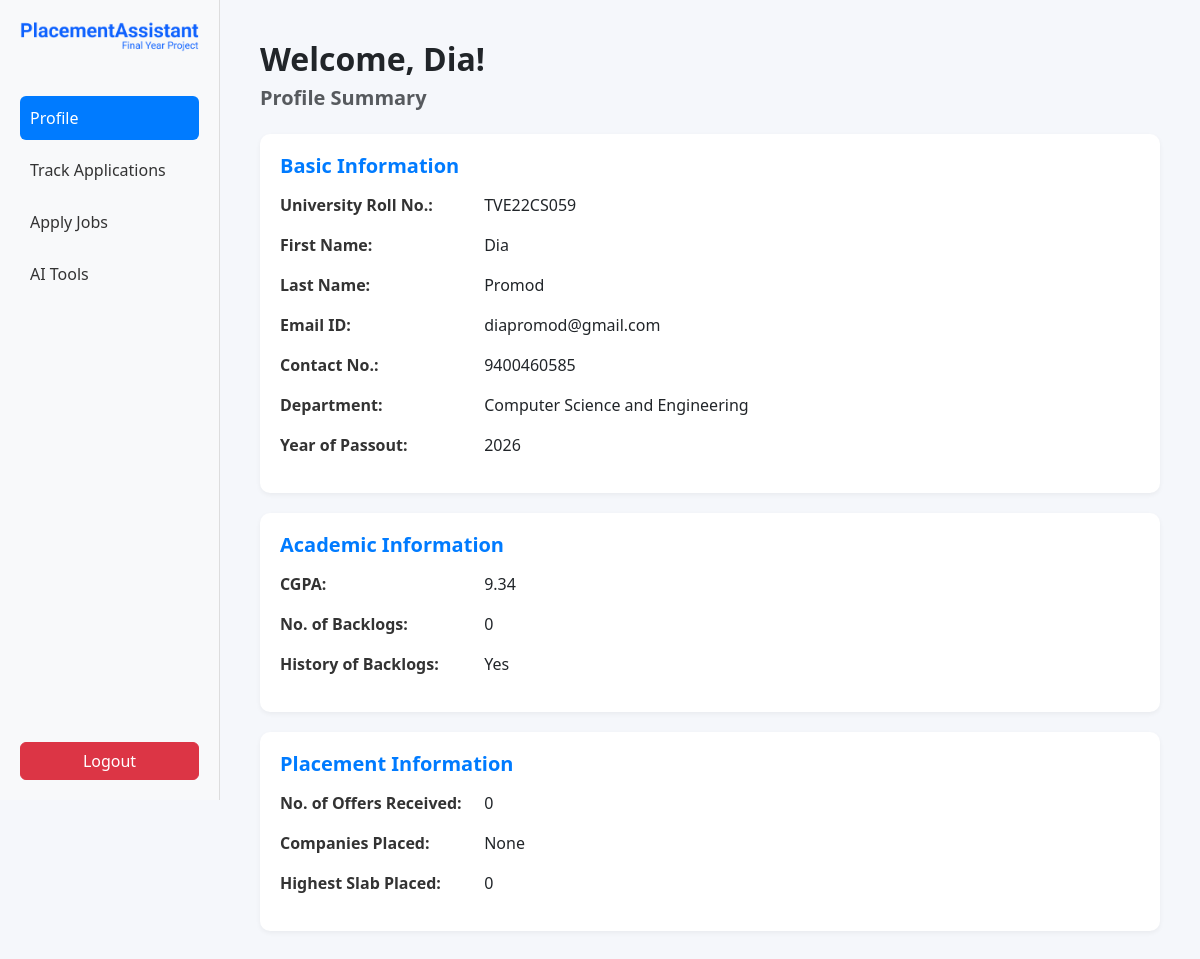
Screenshot of /students/profile/ (signed in) with the database file from the repository.
### users/models.py (models this page shows, shortened)
class StudentProfile(models.Model):
    user = models.OneToOneField(CustomUser, on_delete=models.CASCADE, related_name="student_profile")
    first_name = models.CharField(max_length=100)
    last_name = models.CharField(max_length=100)
    email = models.EmailField(unique=True)
    contact_no = models.CharField(max_length=15)
    university_roll_no = models.CharField(max_length=20, unique=True)
    department = models.CharField(max_length=100)
    year_of_passout = models.IntegerField()
    cgpa = models.DecimalField(max_digits=4, decimal_places=2, null=True, blank=True)
    active_backlogs = models.IntegerField(default=0)
    history_of_backlogs = models.BooleanField(default=False)
    offers_received = models.IntegerField(default=0)
    companies_placed = models.TextField(blank=True, null=True)  # comma-separated list
    highest_slab_placed = models.IntegerField(default=0, choices=[
        (0, "Not Placed"),
        (1, "Slab 1 (<6 LPA)"),
        (2, "Slab 2 (6–12 LPA)"),
        (3, "Slab 3 (>=12 LPA)")
    ])

### students/views.py (the view)
# urls.py: path('profile/', views.student_profile, name='student_profile'),
@login_required
def student_profile(request):
    student = request.user.student_profile
    return render(request, "students/profile.html", {
        "student": student,
    })

### students/templates/students/profile.html (shortened to what this page needs)
{% load static %}
<!DOCTYPE html>
<html lang="en">
<head>
  <link href="https://cdn.jsdelivr.net/npm/bootstrap@5.3.2/dist/css/bootstrap.min.css" rel="stylesheet">
</head>
<body>
  <div class="d-flex">
    <div class="sidebar">
      <div class="logo-container">
          <img src="{% static 'images/logo.png' %}" alt="PlacementAssistant Logo" class="img-fluid logo-img">
      </div>
      <br>
      <a href="{% url 'student_profile' %}" class="active">Profile</a>
      <a href="{% url 'track_applications' %}">Track Applications</a>
      <a href="{% url 'job_list' %}">Apply Jobs</a>
      <a href="{% url 'ai_tools' %}">AI Tools</a>
      <form method="post" action="/">
        <button type="submit" class="btn btn-danger w-100">Logout</button>
      </form>
    </div>
    <div class="main-content">
      <h2><strong>Welcome, {{ student.first_name }}!</strong></h2>
      <h5 class="text-muted mb-4">Profile Summary</h5>
      <div class="section">
        <h5>Basic Information</h5>
        <p><span class="label">University Roll No.:</span> {{ student.university_roll_no }}</p>
        <p><span class="label">First Name:</span> {{ student.first_name }}</p>
        <p><span class="label">Last Name:</span> {{ student.last_name }}</p>
        <p><span class="label">Email ID:</span> {{ student.email }}</p>
        <p><span class="label">Contact No.:</span> {{ student.contact_no }}</p>
        <p><span class="label">Department:</span> {{ student.department }}</p>
        <p><span class="label">Year of Passout:</span> {{ student.year_of_passout }}</p>
      </div>
      <div class="section">
        <h5>Academic Information</h5>
        <p><span class="label">CGPA:</span> {{ student.cgpa }}</p>
        <p><span class="label">No. of Backlogs:</span> {{ student.active_backlogs }}</p>
        <p><span class="label">History of Backlogs:</span> {{ student.history_of_backlogs|yesno:"Yes,No" }}</p>
      </div>
      <div class="section">
        <h5>Placement Information</h5>
        <p><span class="label">No. of Offers Received:</span> {{ student.offers_received }}</p>
        <p><span class="label">Companies Placed:</span> {{ student.companies_placed }}</p>
        <p><span class="label">Highest Slab Placed:</span> {{ student.highest_slab_placed }}</p>
      </div>
    </div>
  </div>
</body>
</html>

### students/templates/students/profile.html (style rules this page uses)
body { font-family: 'Segoe UI', sans-serif; background-color: #f5f7fb; }
.sidebar { width: 220px; height: 100vh; background: #f8f9fa; border-right: 1px solid #ddd; padding: 20px; display: flex; flex-direction: column; }
.sidebar form { margin-top: auto !important; padding-top: 10px; }
.sidebar a { display: block; color: #333; padding: 10px; text-decoration: none; border-radius: 6px; margin-bottom: 8px; position: sticky; top: 0; }
.sidebar a.active { background: #007bff; color: #fff; }
.main-content { flex: 1; padding: 40px; }
.section { background: white; padding: 20px; border-radius: 10px; box-shadow: 0 2px 5px rgba(0,0,0,0.05); margin-bottom: 20px; }
h5 { color: #007bff; font-weight: 600; margin-bottom: 15px; }
.label { font-weight: 600; color: #333; width: 200px; display: inline-block; }
.logo-container { text-align: center; margin-bottom: 20px; }
.logo-img { max-width: 100%; height: auto; max-height: 40px; }

### rows the page displays
StudentProfile: first_name "Dia", university_roll_no "TVE22CS059", last_name "Promod", email "diapromod@gmail.com", contact_no "9400460585", department "Computer Science and Engineering", year_of_passout "2026", cgpa "9.34", active_backlogs "0", history_of_backlogs "Yes", offers_received "0", companies_placed "None", highest_slab_placed "0"
